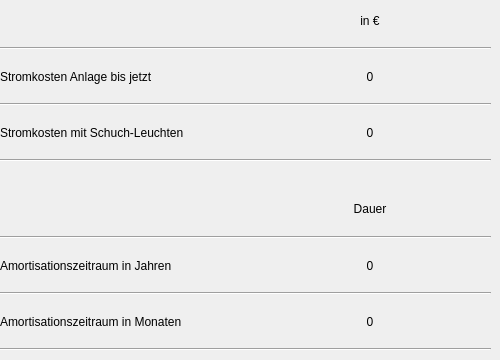
         <widget class="QWidget" name="seite_6">
          <widget class="QWidget" name="gridLayoutWidget_7">
           <property name="geometry">
            <rect>
             <x>0</x>
             <y>0</y>
             <width>491</width>
             <height>351</height>
            </rect>
           </property>
           <layout class="QGridLayout" name="gridLayout_7">
            <item row="10" column="0" colspan="2">
             <widget class="Line" name="line_13">
              <property name="orientation">
               <enum>Qt::Horizontal</enum>
              </property>
             </widget>
            </item>
            <item row="5" column="0" colspan="2">
             <widget class="Line" name="line_14">
              <property name="orientation">
               <enum>Qt::Horizontal</enum>
              </property>
             </widget>
            </item>
            <item row="3" column="0" colspan="2">
             <widget class="Line" name="line_15">
              <property name="orientation">
               <enum>Qt::Horizontal</enum>
              </property>
             </widget>
            </item>
            <item row="2" column="0">
             <widget class="QLabel" name="label_64">
              <property name="autoFillBackground">
               <bool>true</bool>
              </property>
              <property name="text">
               <string>Stromkosten Anlage bis jetzt</string>
              </property>
              <property name="wordWrap">
               <bool>false</bool>
              </property>
             </widget>
            </item>
            <item row="0" column="1">
             <widget class="QLabel" name="label_65">
              <property name="autoFillBackground">
               <bool>true</bool>
              </property>
              <property name="text">
               <string>in €</string>
              </property>
              <property name="textFormat">
               <enum>Qt::AutoText</enum>
              </property>
              <property name="alignment">
               <set>Qt::AlignCenter</set>
              </property>
             </widget>
            </item>
            <item row="2" column="1">
             <widget class="QLabel" name="label_66">
              <property name="text">
               <string>0</string>
              </property>
              <property name="alignment">
               <set>Qt::AlignCenter</set>
              </property>
             </widget>
            </item>
            <item row="7" column="1">
             <widget class="QLabel" name="label_67">
              <property name="autoFillBackground">
               <bool>true</bool>
              </property>
              <property name="text">
               <string>Dauer</string>
              </property>
              <property name="textFormat">
               <enum>Qt::AutoText</enum>
              </property>
              <property name="alignment">
               <set>Qt::AlignCenter</set>
              </property>
             </widget>
            </item>
            <item row="11" column="0">
             <widget class="QLabel" name="label_68">
              <property name="autoFillBackground">
               <bool>true</bool>
              </property>
              <property name="text">
               <string>Amortisationszeitraum in Monaten</string>
              </property>
             </widget>
            </item>
            <item row="11" column="1">
             <widget class="QLabel" name="label_69">
              <property name="text">
               <string>0</string>
              </property>
              <property name="alignment">
               <set>Qt::AlignCenter</set>
              </property>
             </widget>
            </item>
            <item row="4" column="0">
             <widget class="QLabel" name="label_70">
              <property name="autoFillBackground">
               <bool>true</bool>
              </property>
              <property name="text">
               <string>Stromkosten mit Schuch-Leuchten</string>
              </property>
             </widget>
            </item>
            <item row="9" column="1">
             <widget class="QLabel" name="label_71">
              <property name="text">
               <string>0</string>
              </property>
              <property name="alignment">
               <set>Qt::AlignCenter</set>
              </property>
             </widget>
            </item>
            <item row="4" column="1">
             <widget class="QLabel" name="label_72">
              <property name="text">
               <string>0</string>
              </property>
              <property name="alignment">
               <set>Qt::AlignCenter</set>
              </property>
             </widget>
            </item>
            <item row="12" column="0" colspan="2">
             <widget class="Line" name="line_16">
              <property name="orientation">
               <enum>Qt::Horizontal</enum>
              </property>
             </widget>
            </item>
            <item row="9" column="0">
             <widget class="QLabel" name="label_73">
              <property name="autoFillBackground">
               <bool>true</bool>
              </property>
              <property name="text">
               <string>Amortisationszeitraum in Jahren</string>
              </property>
             </widget>
            </item>
            <item row="6" column="1">
             <spacer name="horizontalSpacer_12">
              <property name="orientation">
               <enum>Qt::Horizontal</enum>
              </property>
              <property name="sizeHint" stdset="0">
               <size>
                <width>40</width>
                <height>20</height>
               </size>
              </property>
             </spacer>
            </item>
            <item row="0" column="0">
             <spacer name="horizontalSpacer_13">
              <property name="orientation">
               <enum>Qt::Horizontal</enum>
              </property>
              <property name="sizeHint" stdset="0">
               <size>
                <width>40</width>
                <height>20</height>
               </size>
              </property>
             </spacer>
            </item>
            <item row="6" column="0">
             <spacer name="horizontalSpacer_14">
              <property name="orientation">
               <enum>Qt::Horizontal</enum>
              </property>
              <property name="sizeHint" stdset="0">
               <size>
                <width>40</width>
                <height>20</height>
               </size>
              </property>
             </spacer>
            </item>
            <item row="1" column="0" colspan="2">
             <widget class="Line" name="line_17">
              <property name="orientation">
               <enum>Qt::Horizontal</enum>
              </property>
             </widget>
            </item>
            <item row="8" column="0" colspan="2">
             <widget class="Line" name="line_18">
              <property name="orientation">
               <enum>Qt::Horizontal</enum>
              </property>
             </widget>
            </item>
            <item row="7" column="0">
             <spacer name="horizontalSpacer_15">
              <property name="orientation">
               <enum>Qt::Horizontal</enum>
              </property>
              <property name="sizeHint" stdset="0">
               <size>
                <width>40</width>
                <height>20</height>
               </size>
              </property>
             </spacer>
            </item>
           </layout>
          </widget>
         </widget>
